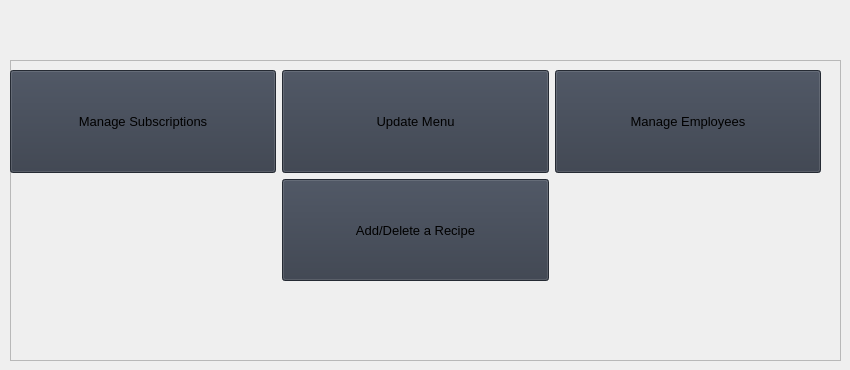
                     <widget class="QWidget" name="managerUI">
                      <widget class="QFrame" name="bottom_Frame_2">
                       <property name="geometry">
                        <rect>
                         <x>10</x>
                         <y>60</y>
                         <width>831</width>
                         <height>301</height>
                        </rect>
                       </property>
                       <property name="frameShape">
                        <enum>QFrame::StyledPanel</enum>
                       </property>
                       <property name="frameShadow">
                        <enum>QFrame::Raised</enum>
                       </property>
                       <widget class="QWidget" name="gridLayoutWidget_2">
                        <property name="geometry">
                         <rect>
                          <x>0</x>
                          <y>10</y>
                          <width>811</width>
                          <height>211</height>
                         </rect>
                        </property>
                        <layout class="QGridLayout" name="gridLayout_4">
                         <item row="0" column="1">
                          <widget class="QPushButton" name="Button_UpdateMenu">
                           <property name="enabled">
                            <bool>true</bool>
                           </property>
                           <property name="sizePolicy">
                            <sizepolicy hsizetype="Minimum" vsizetype="MinimumExpanding">
                             <horstretch>0</horstretch>
                             <verstretch>0</verstretch>
                            </sizepolicy>
                           </property>
                           <property name="minimumSize">
                            <size>
                             <width>150</width>
                             <height>30</height>
                            </size>
                           </property>
                           <property name="font">
                            <font>
                             <family>Segoe UI</family>
                             <pointsize>10</pointsize>
                             <italic>false</italic>
                             <bold>false</bold>
                            </font>
                           </property>
                           <property name="cursor">
                            <cursorShape>PointingHandCursor</cursorShape>
                           </property>
                           <property name="contextMenuPolicy">
                            <enum>Qt::DefaultContextMenu</enum>
                           </property>
                           <property name="toolTip">
                            <string/>
                           </property>
                           <property name="styleSheet">
                            <string notr="true">background-color: rgb(52, 59, 72);</string>
                           </property>
                           <property name="text">
                            <string>Update Menu</string>
                           </property>
                           <property name="icon">
                            <iconset resource="../../project/pirate/resources.qrc">
                             <normaloff>:/icons/images/icons/cil-browser.png</normaloff>:/icons/images/icons/cil-browser.png</iconset>
                           </property>
                           <property name="iconSize">
                            <size>
                             <width>16</width>
                             <height>16</height>
                            </size>
                           </property>
                           <property name="default">
                            <bool>false</bool>
                           </property>
                          </widget>
                         </item>
                         <item row="0" column="0">
                          <widget class="QPushButton" name="Button_ManageSubscriptions">
                           <property name="enabled">
                            <bool>true</bool>
                           </property>
                           <property name="sizePolicy">
                            <sizepolicy hsizetype="Minimum" vsizetype="MinimumExpanding">
                             <horstretch>0</horstretch>
                             <verstretch>0</verstretch>
                            </sizepolicy>
                           </property>
                           <property name="minimumSize">
                            <size>
                             <width>150</width>
                             <height>30</height>
                            </size>
                           </property>
                           <property name="font">
                            <font>
                             <family>Segoe UI</family>
                             <pointsize>10</pointsize>
                             <italic>false</italic>
                             <bold>false</bold>
                            </font>
                           </property>
                           <property name="cursor">
                            <cursorShape>PointingHandCursor</cursorShape>
                           </property>
                           <property name="contextMenuPolicy">
                            <enum>Qt::DefaultContextMenu</enum>
                           </property>
                           <property name="toolTip">
                            <string/>
                           </property>
                           <property name="styleSheet">
                            <string notr="true">background-color: rgb(52, 59, 72);</string>
                           </property>
                           <property name="text">
                            <string>Manage Subscriptions</string>
                           </property>
                           <property name="icon">
                            <iconset resource="../../project/pirate/resources.qrc">
                             <normaloff>:/icons/images/icons/cil-star.png</normaloff>:/icons/images/icons/cil-star.png</iconset>
                           </property>
                           <property name="default">
                            <bool>false</bool>
                           </property>
                          </widget>
                         </item>
                         <item row="0" column="2">
                          <widget class="QPushButton" name="Button_ManageEmployees">
                           <property name="enabled">
                            <bool>true</bool>
                           </property>
                           <property name="sizePolicy">
                            <sizepolicy hsizetype="Minimum" vsizetype="MinimumExpanding">
                             <horstretch>0</horstretch>
                             <verstretch>0</verstretch>
                            </sizepolicy>
                           </property>
                           <property name="minimumSize">
                            <size>
                             <width>150</width>
                             <height>30</height>
                            </size>
                           </property>
                           <property name="font">
                            <font>
                             <family>Segoe UI</family>
                             <pointsize>10</pointsize>
                             <italic>false</italic>
                             <bold>false</bold>
                            </font>
                           </property>
                           <property name="cursor">
                            <cursorShape>PointingHandCursor</cursorShape>
                           </property>
                           <property name="contextMenuPolicy">
                            <enum>Qt::DefaultContextMenu</enum>
                           </property>
                           <property name="toolTip">
                            <string/>
                           </property>
                           <property name="styleSheet">
                            <string notr="true">background-color: rgb(52, 59, 72);</string>
                           </property>
                           <property name="text">
                            <string>Manage Employees</string>
                           </property>
                           <property name="icon">
                            <iconset resource="../../project/pirate/resources.qrc">
                             <normaloff>:/icons/images/icons/cil-people.png</normaloff>:/icons/images/icons/cil-people.png</iconset>
                           </property>
                           <property name="default">
                            <bool>false</bool>
                           </property>
                          </widget>
                         </item>
                         <item row="1" column="1">
                          <widget class="QPushButton" name="Button_Addrecipe">
                           <property name="enabled">
                            <bool>true</bool>
                           </property>
                           <property name="sizePolicy">
                            <sizepolicy hsizetype="Minimum" vsizetype="MinimumExpanding">
                             <horstretch>0</horstretch>
                             <verstretch>0</verstretch>
                            </sizepolicy>
                           </property>
                           <property name="minimumSize">
                            <size>
                             <width>150</width>
                             <height>30</height>
                            </size>
                           </property>
                           <property name="font">
                            <font>
                             <family>Segoe UI</family>
                             <pointsize>10</pointsize>
                             <italic>false</italic>
                             <bold>false</bold>
                            </font>
                           </property>
                           <property name="cursor">
                            <cursorShape>PointingHandCursor</cursorShape>
                           </property>
                           <property name="contextMenuPolicy">
                            <enum>Qt::DefaultContextMenu</enum>
                           </property>
                           <property name="toolTip">
                            <string/>
                           </property>
                           <property name="styleSheet">
                            <string notr="true">background-color: rgb(52, 59, 72);</string>
                           </property>
                           <property name="text">
                            <string>Add/Delete a Recipe</string>
                           </property>
                           <property name="icon">
                            <iconset resource="../../project/pirate/resources.qrc">
                             <normaloff>:/icons/images/icons/cil-pin.png</normaloff>:/icons/images/icons/cil-pin.png</iconset>
                           </property>
                           <property name="iconSize">
                            <size>
                             <width>16</width>
                             <height>16</height>
                            </size>
                           </property>
                           <property name="default">
                            <bool>false</bool>
                           </property>
                          </widget>
                         </item>
                        </layout>
                       </widget>
                      </widget>
                     </widget>
